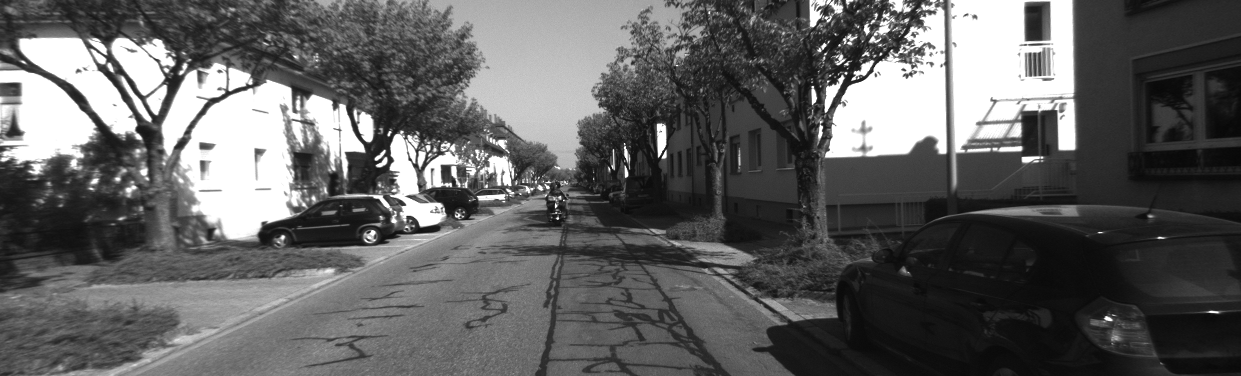
#> input picture Week 9 Visual odometry/Week 9 project/left/0000000005.png, 1241 x 376 px; its folder holds 4 pictures in this run
$ jupyter execute --allow-errors stereo_tracking.ipynb   (shell and % lines are left out)
#> lines starting #> are read from the running program, lines starting #| are printed output that depends on the picture; after the words box and inside, x2 and y2 are one past the last pixel; in counts of white or black regions, pixels touching at a corner belong together
# Stereo tracking

## Without occlusions

Path in .gitignore for sample without occlusions is in tracking/conveyor_sample_without
and

can be downloaded
<a href="https://dtudk-my.sharepoint.com/personal/evanb_dtu_dk/_layouts/15/onedrive.aspx?id=%2Fpersonal%2Fevanb%5Fdtu%5Fdk%2FDocuments%2FCourses%2F31392%2FFinal%5FProject%2Fsample%5FStereo%5Fconveyor%5Fwithout%5Focclusions%2Erar&parent=%2Fpersonal%2Fevanb%5Fdtu%5Fdk%2FDocuments%2FCourses%2F31392%2FFinal%5FProject&ga=1">Here</a>

The whole conveyor belt dataset without occlusions downloaded <a href="https://dtudk-my.sharepoint.com/personal/evanb_dtu_dk/_layouts/15/onedrive.aspx?id=%2Fpersonal%2Fevanb%5Fdtu%5Fdk%2FDocuments%2FCourses%2F31392%2FFinal%5FProject%2FStereo%5Fconveyor%5Fwithout%5Focclusions%2Erar&parent=%2Fpersonal%2Fevanb%5Fdtu%5Fdk%2FDocuments%2FCourses%2F31392%2FFinal%5FProject&ga=1">Here</a>

Dataset conveyor with occlusions can be downloaded <a href="https://dtudk-my.sharepoint.com/personal/evanb_dtu_dk/_layouts/15/onedrive.aspx?id=%2Fpersonal%2Fevanb%5Fdtu%5Fdk%2FDocuments%2FCourses%2F31392%2FFinal%5FProject%2FStereo%5Fconveyor%5Fwith%5Focclusions%2Erar&parent=%2Fpersonal%2Fevanb%5Fdtu%5Fdk%2FDocuments%2FCourses%2F31392%2FFinal%5FProject&ga=1">Here</a>

First I´ll try sparse optical flow from Week 2. I will track where the object is and then use the depth map from previous task to aquire the depth = Z coordinate

[cell 1]
import cv2
import numpy as np
from matplotlib import pyplot as plt

#show in popup
# %matplotlib qt
#show inlince

## Functions

### Load images, one by one

[cell 2]
import cv2
import numpy as np
import glob


def optical_flow(path, show_windows=True, no_of_frames=0, resize=False, scale=1, display_OF=False):
    """ sensitivity in pixels to discard noise"""
#> called with path = 'video/sample/left/*.png', show_windows = True, no_of_frames = 0, resize = False, scale = 1, display_OF = True

    xs = []
    ys = []


    images = glob.glob(path)
    assert images != [], "No images found in {}".format(path)

    first_frame = cv2.imread(images[0])
#> first_frame is the input picture: shape (376, 1241, 3); min 8, max 255, mean 96.5
    if resize: first_frame = cv2.resize(first_frame, (0, 0), fx=scale, fy=scale)
    print("Dimensions:", first_frame.shape, "\n")
#| Dimensions: (376, 1241, 3)
    prev_gray = cv2.cvtColor(first_frame, cv2.COLOR_BGR2GRAY)
    mask = np.zeros_like(first_frame)
    mask[..., 1] = 255

    #write if else statement on one line

    if no_of_frames == 0:   no_of_frames = len(images)-1
    esle:                   no_of_frames = no_of_frames

    for i in range(1, no_of_frames):
        if i == 1:  prev_frame = first_frame #for displaying only
        else:
            prev_frame = cv2.imread(images[i-1])
            if resize: prev_frame = cv2.resize(prev_frame, (0,0), fx=scale, fy=scale)

        next_frame = cv2.imread(images[i])
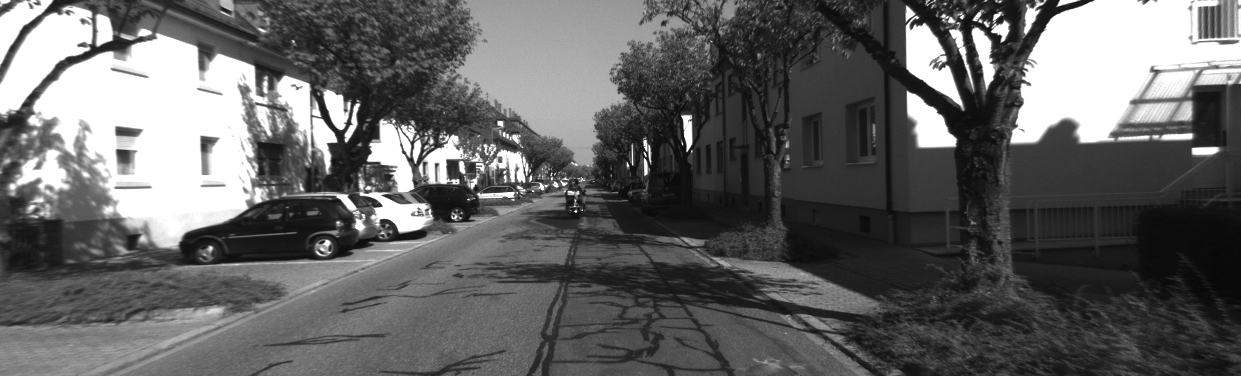
#> input picture Week 9 Visual odometry/Week 9 project/left/0000000011.png, 1241 x 376 px
#> next_frame is the input picture: shape (376, 1241, 3); min 8, max 255, mean 99.3
        if resize: next_frame = cv2.resize(next_frame, (0,0), fx=scale, fy=scale)
        next_gray = cv2.cvtColor(next_frame, cv2.COLOR_BGR2GRAY) #convert to grayscale

        flow = cv2.calcOpticalFlowFarneback(prev_gray, next_gray, None, 0.5, 3, 15, 3, 5, 1.2, 0) #calculate dence OF

        if display_OF:
            mag, ang = cv2.cartToPolar(flow[:,:,0], flow[:,:,1]) # Retrieving the magnitude and angle of every pixel
            mask = np.zeros_like(prev_frame) # Create empty matrix in dimesions as original image
            mask[..., 1] = 255              # Set image saturation to maximum value as we do not need it
            mask[..., 0] = ang*180/np.pi/2  # Set image hue according to the optical flow direction
            mask[..., 2] = cv2.normalize(mag, None, 0, 255, cv2.NORM_MINMAX)

        h, w = flow.shape[:2]
#> h = 376; w = 1241
        fx, fy = flow[:,:,0], flow[:,:,1]
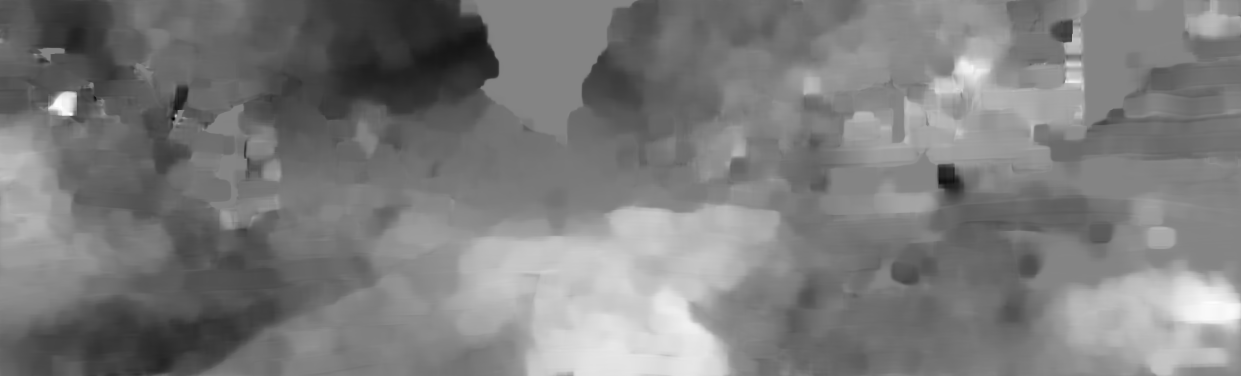
#> fy: shape (376, 1241) float32; min -39.18, max 36.09, mean -2.5; drawn with min black and max white
        ang = np.arctan2(fy, fx) + np.pi
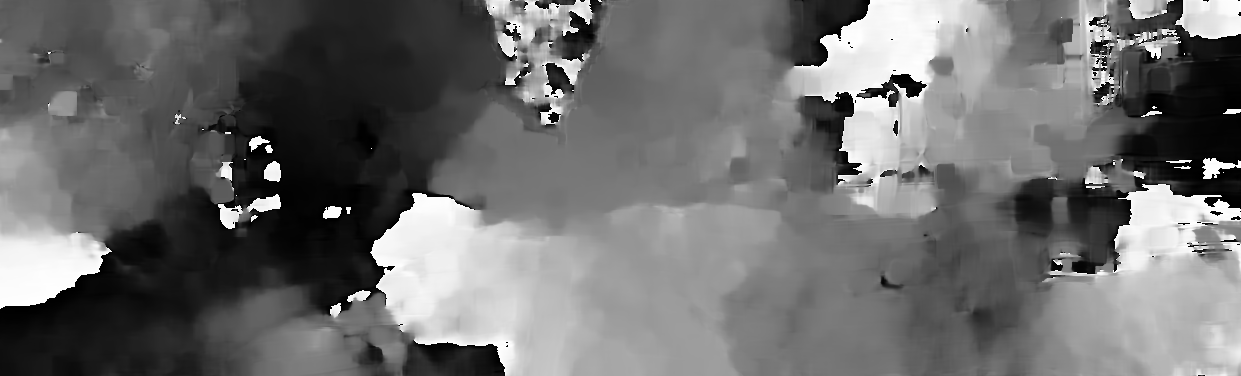
#> ang: shape (376, 1241) float32; min 1.65e-05, max 6.28, mean 2.72; drawn with min black and max white
        v = np.sqrt(fx*fx+fy*fy)

        hsv = np.zeros((h, w, 3), np.uint8)
        hsv[...,0] = ang*(90/np.pi/2)
        hsv[...,1] = 255
        hsv[...,2] = np.minimum(v*4, 255)
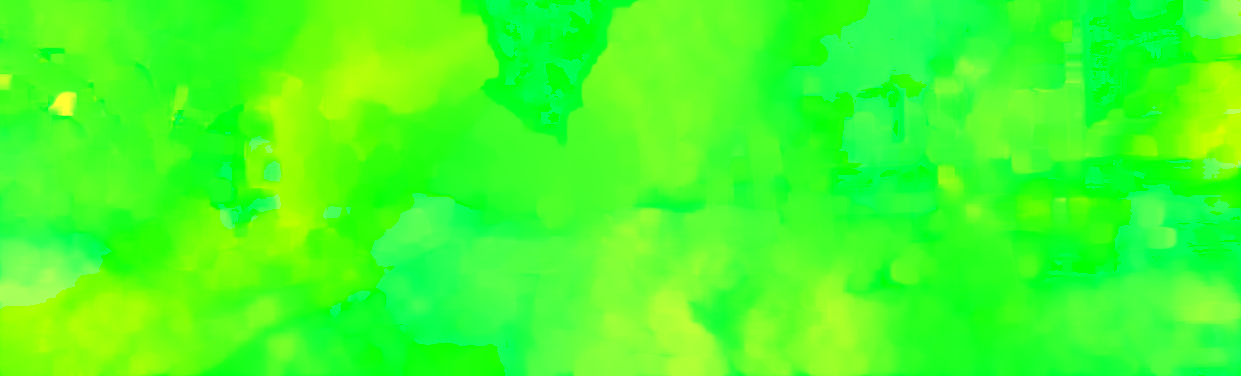
#> hsv: shape (376, 1241, 3); mean of channels 0, 1, 2 38.4, 255, 68; drawn as B, G, R
        bgr = cv2.cvtColor(hsv, cv2.COLOR_HSV2BGR)
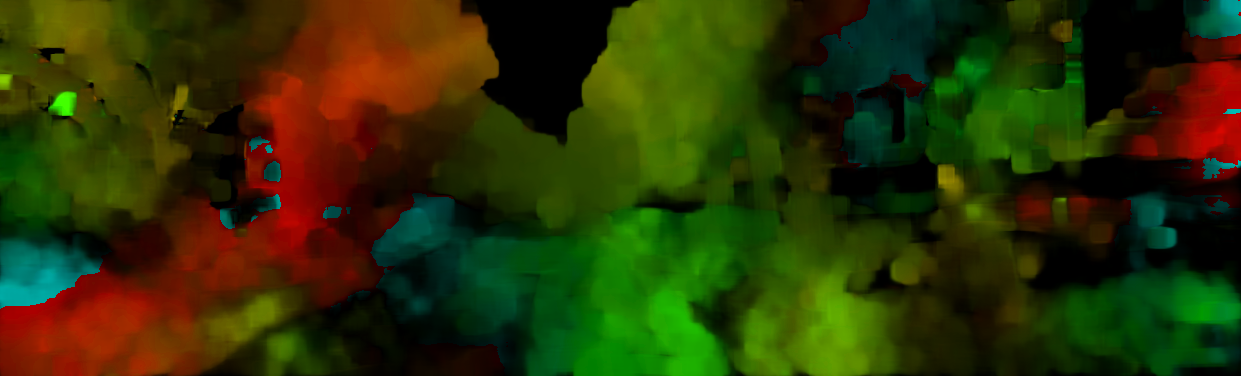
#> bgr: shape (376, 1241, 3); mean B, G, R 4.7, 50.4, 43.3

        gray1 = cv2.cvtColor(bgr, cv2.COLOR_BGR2GRAY)
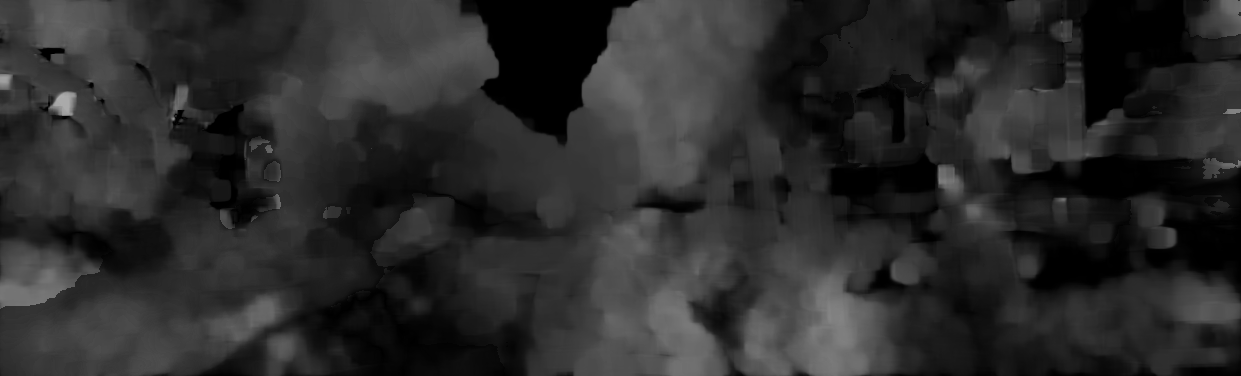
#> gray1: shape (376, 1241); min 0, max 172, mean 43.1
        thresh = cv2.threshold(gray1, 3 , 255, cv2.THRESH_BINARY)[1]
#> thresh: shape (376, 1241); 91.7% white; 85 black regions (47 under 20 px), largest, box (x1, y1, x2, y2) and area: (474, 0, 635, 135) 12568, (1082, 0, 1195, 126) 8119, (1028, 155, 1205, 200) 3704
        thresh = cv2.dilate(thresh, None, iterations=2)
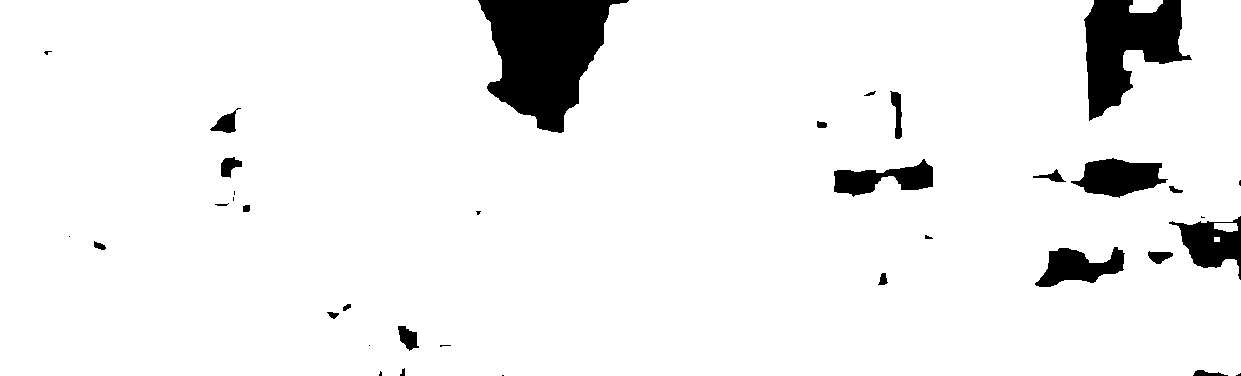
#> thresh: shape (376, 1241); 93.7% white; 36 black regions (12 under 20 px)

        cnts, _ = cv2.findContours(thresh, cv2.RETR_EXTERNAL,cv2.CHAIN_APPROX_SIMPLE)
#> cnts = 4 contours; box (x1, y1, x2, y2) and area: (0, 0, 1241, 376) 443008, (1129, 0, 1163, 13) 331, (1214, 223, 1238, 232) 154, (1214, 237, 1220, 242) 20

        # loop over the contours
        for c in cnts:
            M = cv2.moments(c)
            cx = int(M['m10']/M['m00'])
            cy = int(M['m01']/M['m00'])
            centroid = (cx,cy)
            area = cv2.contourArea(c)
            #print area

            areaTH = 5000
            if resize: areaTH = areaTH*scale**2

            # if the contour is too small, ignore it
            (x, y, w, h) = cv2.boundingRect(c)
            a = x + w
            b = y + h
            #display text in the window centroid
            if area > areaTH:
                cv2.putText(next_frame, "Area: {}".format(area), (x, y), cv2.FONT_HERSHEY_SIMPLEX, 0.5, (0, 0, 255), 1)
                cv2.putText(next_frame, "Centroid: ({}, {})".format(cx, cy), (x, y+20), cv2.FONT_HERSHEY_SIMPLEX, 0.5, (0, 0, 255), 1)
                cv2.putText(next_frame, "Height: {}".format(h), (x, y+40), cv2.FONT_HERSHEY_SIMPLEX, 0.5, (0, 0, 255), 1)
                cv2.putText(next_frame, "Width: {}".format(w), (x, y+60), cv2.FONT_HERSHEY_SIMPLEX, 0.5, (0, 0, 255), 1)
                cv2.rectangle(next_frame, (x, y), (a , b ), (0, 255, 0), 2)
                cv2.circle(next_frame,(cx,cy),5,(0,0,255), -1)

                # For kalman
                xs.append(cx)
                ys.append(cy)
#> this loop made 4 passes
#> (cx, cy, area, x, y, w, h, a) on passes 2 to 4: (1226, 226, 153.5, 1214, 223, 24, 9, 1238), (1144, 5, 331, 1129, 0, 34, 13, 1163), (609, 193, 443008.5, 0, 0, 1241, 376, 1241)
#> (c, cx, cy, area, x, y, w, h) on pass 1: ([[1214, 237], [1214, 241], [1219, 241], [1219, 237]], 1216, 239, 20, 1214, 237, 6, 5)
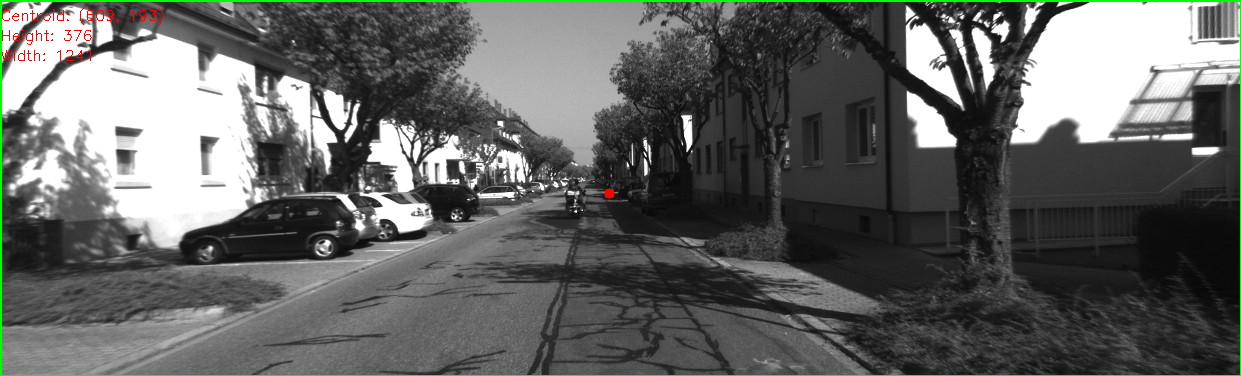
#> next_frame: shape (376, 1241, 3); mean B, G, R 98, 100.6, 98.4
#> after the loop, xs = [609]; ys = [193]


            # if (area > areaTH) and (area < areaTH2) and (w < 400) and (h < 600) :


        if display_OF:  flow = cv2.cvtColor(mask, cv2.COLOR_HSV2BGR) #convert to RGB for display
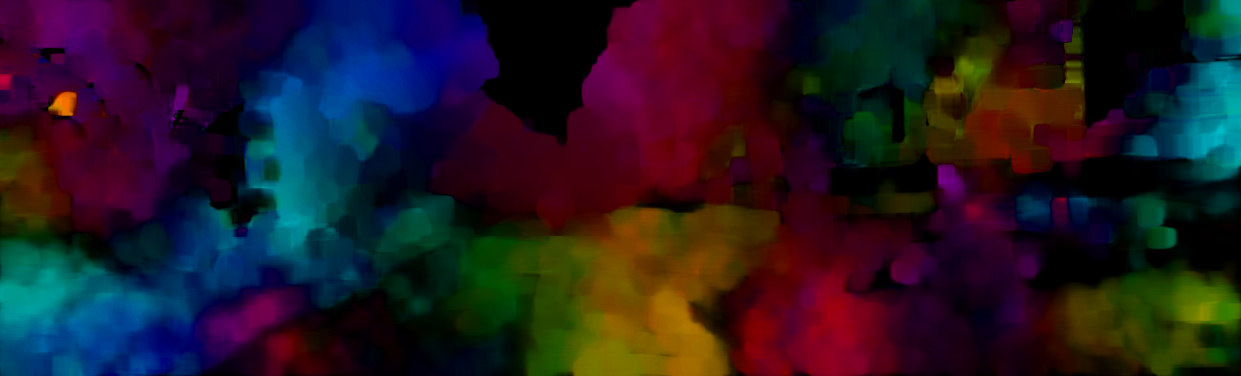
#> flow: shape (376, 1241, 3); mean B, G, R 34.8, 25.3, 35.3
        if show_windows:
            if display_OF:  out = cv2.addWeighted(next_frame, 1, flow, 2, 0)
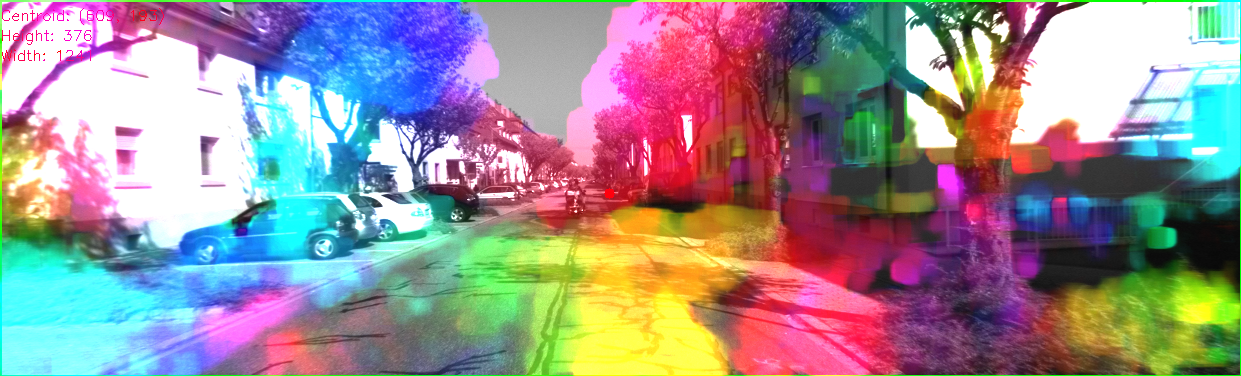
#> out: shape (376, 1241, 3); mean B, G, R 146.7, 143, 152.9
            else:           out = next_frame
            cv2.imshow('frame', out)
        if cv2.waitKey(1) & 0xFF == ord('q'): #stop on q
#> (key q is pressed here)
            break
        prev_gray = next_gray #update from previous frame
        print("\rFrame {}/{}".format(i, no_of_frames+1), end="")

    cv2.destroyAllWindows() #close all windows


    return xs, ys

### Running the code

[cell 3]
#PARAMETERS
display = True  #whether to display the windows
# path_OF = "conveyor_sample_without/left/*.png"    #sample video without occlusions
path_OF = "video/sample/left/*.png"        #Full video without occlusions
# path_OF = "conveyor_full_with/left/*.png"         #full video with occlusions

display_OF = True   #whether to display the optical flow
no_of_frames = 0    #how many images to use. Use 0 for all
resize = False       #resize for quicker run. BE CAREFUL! Cant use resizing for depth, also OF is not accurate
scale = 1         #resize by this factor
xs, ys = optical_flow(path=path_OF, show_windows=display, no_of_frames=no_of_frames,
            resize=resize, scale=scale, display_OF=display_OF)
#> xs = [609]; ys = [193]

### Kalman testing

[cell 4]
from kalman import *

[cell 5]
measurements = np.vstack((np.asarray(xs), np.asarray(ys)))
#> measurements = [609, 193]
measurements.shape
#> Out = (2, 1)

#> (a cell that did not finish here is left out)

[cell 7]
time = np.arange(0,len(xs), 1)
#> time = [0]

fig, axs = plt.subplots(nrows=2, ncols=2, figsize=(12, 12))
#> (the rest of this cell did not finish here and is left out)
